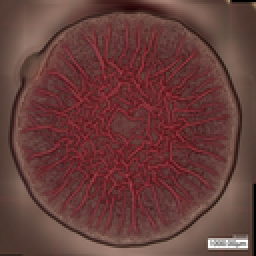
#> input picture thumbnail.png, 128 x 128 px (shown 2 times larger)
$ python -i image_processing_functions.py   (imports and definitions only)   (older library calls are emulated)
#> lines starting #> are read from the running program, lines starting #| are printed output that depends on the picture
import os, re
import numpy as np
import pandas as pd
from math import sqrt
import cv2
from PIL import Image
import matplotlib.pyplot as plt
import pylab


def polar_coord(X):
    """
    X: image (array format) having cartesian coordinates

    returns: the initial image transformed into polar coordinates
    """
    r = np.sqrt(((X.shape[0]/2.0)**2.0)+((X.shape[1]/2.0)**2.0)) #get radius
    X_polar = cv2.linearPolar(X,(X.shape[0]/2, X.shape[1]/2),r, cv2.WARP_FILL_OUTLIERS)
    X_polar = X_polar.astype(np.uint8)
    return(X_polar)


# [85 lines left out: functions cartesian_coord, get_wrinkles, perc_wrinkled, not called in this run]


def detect_spokes(img, img_wrinkle = None, resize = 500, is_movie = False, is_red = True, rho = 1, theta = np.pi/180, minLineLength = 10, maxLineGap = 2 , threshold = 10):
    """
    input img

    returns: the initial images with the lines, the number of lines
    """
    img = np.array(img)

    if type(img_wrinkle) == 'NoneType':
        _, img_wrinkle = get_wrinkles(img, resize = resize, is_movie = is_movie, is_red = is_red, background_is_black = False)


    polar_img_wrinkle = polar_coord(img_wrinkle)
    edges = cv2.Canny(polar_img_wrinkle,0,1)
    edges = cv2.dilate(edges,cv2.getStructuringElement(cv2.MORPH_ELLIPSE, (2, 2)))
    lines = cv2.HoughLinesP(edges,rho=rho,theta=theta, threshold = threshold, minLineLength = int(minLineLength * resize) / 100,
                            maxLineGap = int(maxLineGap * resize) / 100)
    count = 0
    if lines is None:
        return(img, 0, 0, 0)
    else:
        img_return = polar_coord(img)
        median_length = []
        median_dist_center = []
        for line in lines:
            coords = line[0]
            slope = (coords[3]-coords[1])/(coords[2]-coords[0])
            length = sqrt((coords[3] - coords[1])**2 + (coords[2] - coords[0])**2)
            if slope > -0.2 and slope <0.2 and coords[0] < resize / 2 and coords[0] > resize / 4 :
                cv2.line(img_return,(coords[0],coords[1]),(coords[2],coords[3]),[250,250,250],int( resize / 200))
                count += 1
                median_length.append(length)
                median_dist_center.append(min(coords[0], coords[3]))
    img_return = cartesian_coord(img_return)
    median_length = np.median(np.array(median_length))
    median_dist_center = np.median(np.array(median_dist_center))
    return(img_return, count, median_length, median_dist_center)

>>> import cv2
>>> picture = cv2.imread('../thumbnail.png', cv2.IMREAD_GRAYSCALE)
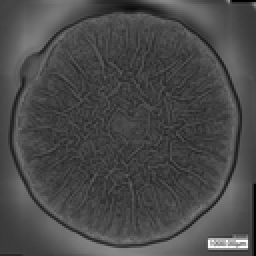
#> picture: shape (128, 128) (shown 2 times larger); min 0, max 255, mean 73.7
>>> result = detect_spokes(picture)
#> (the run stopped early here; a loop or call above may not have finished)
